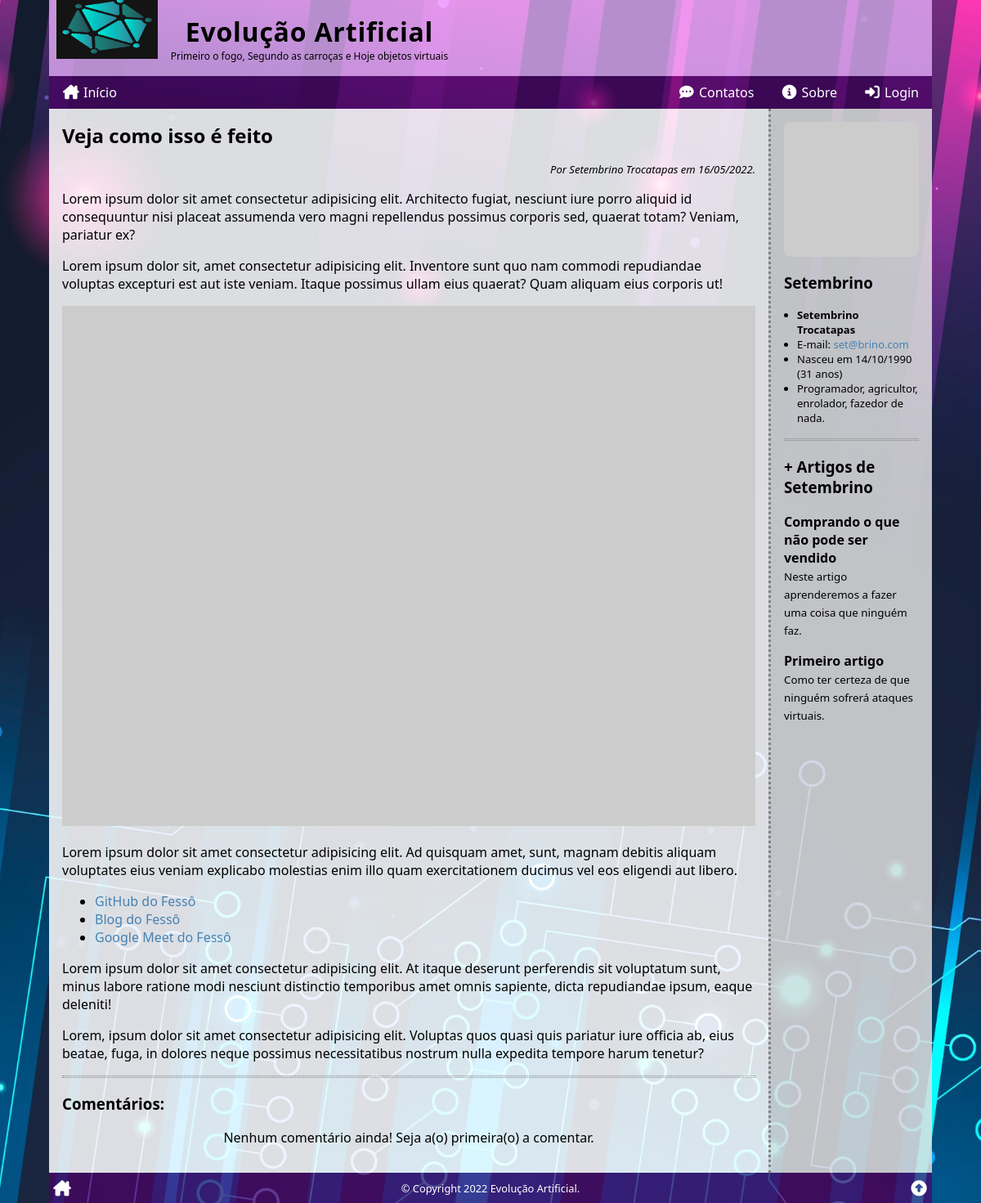
Screenshot of /ler/?id=2 with the database file from the repository.
### tables this page shows
CREATE TABLE articles (
    art_id INT PRIMARY KEY AUTO_INCREMENT,
    art_title VARCHAR(127),
    art_intro VARCHAR(255),
    art_thumb VARCHAR(255),
    art_content TEXT,
    art_author INT,
    art_date TIMESTAMP DEFAULT CURRENT_TIMESTAMP,
    art_views INT DEFAULT '0',
    art_status ENUM('on', 'off', 'deleted') DEFAULT 'on',
    FOREIGN KEY (art_author) REFERENCES users (user_id)
);

CREATE TABLE users (
    user_id INT PRIMARY KEY AUTO_INCREMENT,
    user_name VARCHAR(255),
    user_email VARCHAR(255),
    user_birth DATE,
    user_photo VARCHAR(255),
    user_date TIMESTAMP DEFAULT CURRENT_TIMESTAMP,
    user_profile TEXT,
    user_password VARCHAR(255),
    user_type ENUM('user', 'author', 'admin') DEFAULT 'user',
    user_status ENUM('on', 'off', 'deleted') DEFAULT 'on'
);

### _config.php (called while the page is built, shortened)
<?php
function get_years_old($birth)
{
    $n = array(date('Y'), date('m'), date('d'));
    $b = explode('-', $birth);
    $yo = $n[0] - $b[0];
    if ($n[1] < $b[1]) {
        $yo--;
    } elseif ($n[1] == $b[1] and $n[2] <= $b[2]) {
        $yo--;
    }
    return $yo;
}

### ler/index.php (the view, shortened to what this page needs)
<?php
require($_SERVER['DOCUMENT_ROOT'] . '/_config.php');
$comment_list = '';
if (isset($_GET['id'])) $id = intval($_GET['id']);
else $id = 0;
$sql = <<<SQL
SELECT *,
	    -- DATE_FORMAT(art_date, '%d/%m/%Y às %H:%i') AS date_br,
        DATE_FORMAT(art_date, '%d/%m/%Y') AS date_br,
        DATE_FORMAT(user_birth, '%d/%m/%Y') AS birth_br
    FROM `articles`
INNER JOIN `users` ON art_author = user_id
WHERE art_id = '{$id}'
    AND art_status = 'on'
    AND art_date <= NOW();
SQL;
$res = $conn->query($sql);
$artigo = $res->fetch_assoc();
$html_article = <<<HTML
<h2>{$artigo['art_title']}</h2>
<div class="author-date">
    Por {$artigo['user_name']} em {$artigo['date_br']}.
</div>
<div>{$artigo['art_content']}</div>
HTML;
$nome = explode(' ', $artigo['user_name'])[0];
$idade = get_years_old($artigo['user_birth']);
$html_author = <<<HTML
<div class="author-meta">
    <img src="{$artigo['user_photo']}" alt="{$artigo['user_name']}">
    <h3>{$nome}</h3>
    <ul>
        <li><strong>{$artigo['user_name']}</strong></li>
        <li>E-mail: <a href="mailto:{$artigo['user_email']}" target="_blank">{$artigo['user_email']}</a></li>
        <li>Nasceu em {$artigo['birth_br']} ({$idade} anos)</li>
        <li>{$artigo['user_profile']}</li>
    </ul>
</div>
HTML;
$sql = <<<SQL
SELECT art_id, art_title, art_intro
FROM `articles`
WHERE art_author = '{$artigo['user_id']}'
    AND art_id != '{$artigo['art_id']}'
	AND art_status = 'on'
    AND art_date <= NOW()
ORDER BY RAND()
LIMIT 4;
SQL;
$res = $conn->query($sql);
if ($res->num_rows > 0) :
    $html_author .= <<<HTML
<div class="author-articles">
    <hr class="divider">
    <h3>+ Artigos de {$nome}</h3>
HTML;
    while ($mais_artigos = $res->fetch_assoc()) :
        $html_author .= <<<HTML
    <div class="author-article" onclick="location.href='/ler/?id={$mais_artigos['art_id']}'">
        <h4>{$mais_artigos['art_title']}</h4>
        <small>{$mais_artigos['art_intro']}</small>
    </div>
HTML;
    endwhile;
    $html_author .= "</div>";
endif;
$sql = <<<SQL
SELECT comments.*, users.user_name, users.user_photo,
DATE_FORMAT(cmt_date, '%d/%m/%Y às %H:%i') AS cmt_date_br
 FROM comments
 INNER JOIN users ON cmt_author = user_id
WHERE cmt_article = '{$id}'
AND cmt_status = 'on'
ORDER BY cmt_date DESC;
SQL;
$res = $conn->query($sql);
if ($res->num_rows > 0) :
    while ($cmt = $res->fetch_assoc()) :
        $comment_list .= <<<HTML
     <div class="comment">
        <div class="comment-meta">
            Por {$cmt['user_name']} em {$cmt['cmt_date_br']}.
        </div>
        {$cmt['cmt_comment']}
     </div>
HTML;
    endwhile;
else :
    $comment_list = '<p class="text-center">Nenhum comentário ainda! Seja a(o) primeira(o) a comentar.</p>';
endif;
require($_SERVER['DOCUMENT_ROOT'] . '/_header.php');
?>
<section>
    <?php
    echo $html_article;
    ?>
    <hr class="divider">
    <h3>Comentários:</h3>
    <?php echo $comment_list; ?>
</section>
<aside>
    <?php
    echo $html_author;
    ?>
</aside>
<?php
require($_SERVER['DOCUMENT_ROOT'] . '/_footer.php');

### ler/style.css (style rules this page uses)
.author-date { margin-top: 1rem; font-size: small; text-align: right; font-style: italic; }
section img { width: 100%; max-width: auto; }
.author-meta img { display: block; width: 100%; max-width: 200px; margin: auto; border-radius: .5rem; }
.author-meta ul { font-size: small; margin: 0; padding-left: 1rem; }
.author-article { cursor: pointer; margin-bottom: 1rem; }
.author-article:last-child { margin-bottom: 0; }
.author-article h4 { margin: 0; }

### style.css (style rules this page uses)
* { box-sizing: border-box; outline: none; transition: .2s; }
html, body { position: relative; width: 100%; height: 100%; padding: 0; margin: 0; font-family: 'Segoe UI', Tahoma, Geneva, Verdana, sans-serif; font-size: 16px; }
a { color: steelblue; text-decoration: none; }
header, nav, section, article, main, aside, footer { display: block; }
body { background-color: rgb(170, 170, 170); background-attachment: fixed; background-image: url('/img/6081475.jpg'); background-position: center; background-repeat: no-repeat; background-size: cover; }
.wrap>main>section, .wrap>main>aside { padding: 1rem; }
.wrap>main>section { flex-grow: 1; background-color: rgba(255, 255, 255, .85); }
.wrap>main>aside { border-top: 3px dotted grey; background: rgba(224, 224, 224, .85); }
.wrap>main>section>h2:first-child, .wrap>main>aside>h3:first-child { margin: 0; }
.text-center { text-align: center; }
hr.divider { border: none; border-top: 1px dotted grey; border-bottom: 1px dotted grey; height: 3px; margin: 1rem 0; }
@media (min-width: 768px) { .wrap>main>aside { border-top: none; border-left: 3px dotted grey; flex: 0 0 200px; } }

### rows the page displays
articles: art_title "Veja como isso é feito", art_author.user_name "Setembrino Trocatapas", art_content "Lorem ipsum dolor sit amet consectetur adipisicing elit. Architecto fugiat, nesciunt iure porro aliquid id consequuntur nisi placeat assumenda vero magni repellendus possimus corporis sed, quaerat totam? Veniam, pariatur ex? Lorem ipsum dolor sit, amet consectetur adipisicing elit. Inventore sunt quo nam commodi repudiandae voluptas excepturi est aut iste veniam. Itaque possimus ullam eius quaerat? Quam aliquam eius corporis ut! Lorem ipsum dolor sit amet consectetur adipisicing elit. Ad quisquam amet, sunt, magnam debitis aliquam voluptates eius veniam explicabo molestias enim illo quam exercitationem ducimus vel eos eligendi aut libero. GitHub do Fessô Blog do Fessô Google Meet do Fessô…", art_author.user_name "Setembrino", art_author.user_email "set@brino.com", art_author.user_birth "31", art_author.user_profile "Programador, agricultor, enrolador, fazedor de nada."
articles: art_title "Comprando o que não pode ser vendido", art_intro "Neste artigo aprenderemos a fazer uma coisa que ninguém faz."
articles: art_title "Primeiro artigo", art_intro "Como ter certeza de que ninguém sofrerá ataques virtuais."

### other values shown
$artigo['date_br'] "16/05/2022"
$artigo['birth_br'] "14/10/1990"
